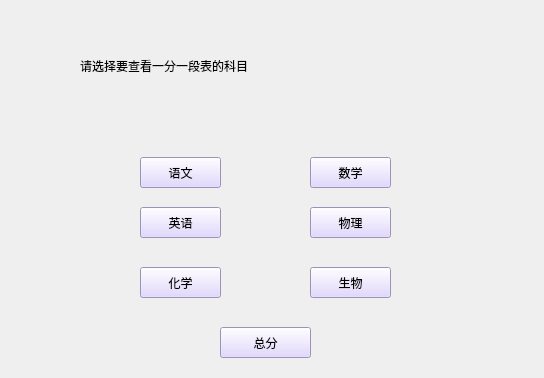
<?xml version="1.0" encoding="UTF-8"?>
<ui version="4.0">
 <class>choice_window</class>
 <widget class="QWidget" name="choice_window">
  <property name="geometry">
   <rect>
    <x>0</x>
    <y>0</y>
    <width>544</width>
    <height>378</height>
   </rect>
  </property>
  <property name="windowTitle">
   <string>Form</string>
  </property>
  <widget class="QPushButton" name="Chinese">
   <property name="geometry">
    <rect>
     <x>140</x>
     <y>157</y>
     <width>81</width>
     <height>31</height>
    </rect>
   </property>
   <property name="styleSheet">
    <string notr="true">font: 16pt &quot;宋体&quot;;
background-color: rgb(218, 205, 255);</string>
   </property>
   <property name="text">
    <string>语文</string>
   </property>
  </widget>
  <widget class="QPushButton" name="Math">
   <property name="geometry">
    <rect>
     <x>310</x>
     <y>157</y>
     <width>81</width>
     <height>31</height>
    </rect>
   </property>
   <property name="styleSheet">
    <string notr="true">font: 16pt &quot;宋体&quot;;
background-color: rgb(218, 205, 255);</string>
   </property>
   <property name="text">
    <string>数学</string>
   </property>
  </widget>
  <widget class="QPushButton" name="English">
   <property name="geometry">
    <rect>
     <x>140</x>
     <y>207</y>
     <width>81</width>
     <height>31</height>
    </rect>
   </property>
   <property name="styleSheet">
    <string notr="true">font: 16pt &quot;宋体&quot;;
background-color: rgb(218, 205, 255);</string>
   </property>
   <property name="text">
    <string>英语</string>
   </property>
  </widget>
  <widget class="QPushButton" name="Chemestry">
   <property name="geometry">
    <rect>
     <x>140</x>
     <y>267</y>
     <width>81</width>
     <height>31</height>
    </rect>
   </property>
   <property name="styleSheet">
    <string notr="true">font: 16pt &quot;宋体&quot;;
background-color: rgb(218, 205, 255);</string>
   </property>
   <property name="text">
    <string>化学</string>
   </property>
  </widget>
  <widget class="QPushButton" name="Physics">
   <property name="geometry">
    <rect>
     <x>310</x>
     <y>207</y>
     <width>81</width>
     <height>31</height>
    </rect>
   </property>
   <property name="styleSheet">
    <string notr="true">font: 16pt &quot;宋体&quot;;
background-color: rgb(218, 205, 255);</string>
   </property>
   <property name="text">
    <string>物理</string>
   </property>
  </widget>
  <widget class="QPushButton" name="Biology">
   <property name="geometry">
    <rect>
     <x>310</x>
     <y>267</y>
     <width>81</width>
     <height>31</height>
    </rect>
   </property>
   <property name="styleSheet">
    <string notr="true">font: 16pt &quot;宋体&quot;;
background-color: rgb(218, 205, 255);</string>
   </property>
   <property name="text">
    <string>生物</string>
   </property>
  </widget>
  <widget class="QPushButton" name="SUM">
   <property name="geometry">
    <rect>
     <x>220</x>
     <y>327</y>
     <width>91</width>
     <height>31</height>
    </rect>
   </property>
   <property name="styleSheet">
    <string notr="true">font: 16pt &quot;宋体&quot;;
background-color: rgb(218, 205, 255);</string>
   </property>
   <property name="text">
    <string>总分</string>
   </property>
  </widget>
  <widget class="QLabel" name="label">
   <property name="geometry">
    <rect>
     <x>80</x>
     <y>0</y>
     <width>421</width>
     <height>131</height>
    </rect>
   </property>
   <property name="styleSheet">
    <string notr="true">font: 18pt &quot;宋体&quot;;
</string>
   </property>
   <property name="text">
    <string>请选择要查看一分一段表的科目</string>
   </property>
  </widget>
 </widget>
 <resources/>
 <connections/>
</ui>
